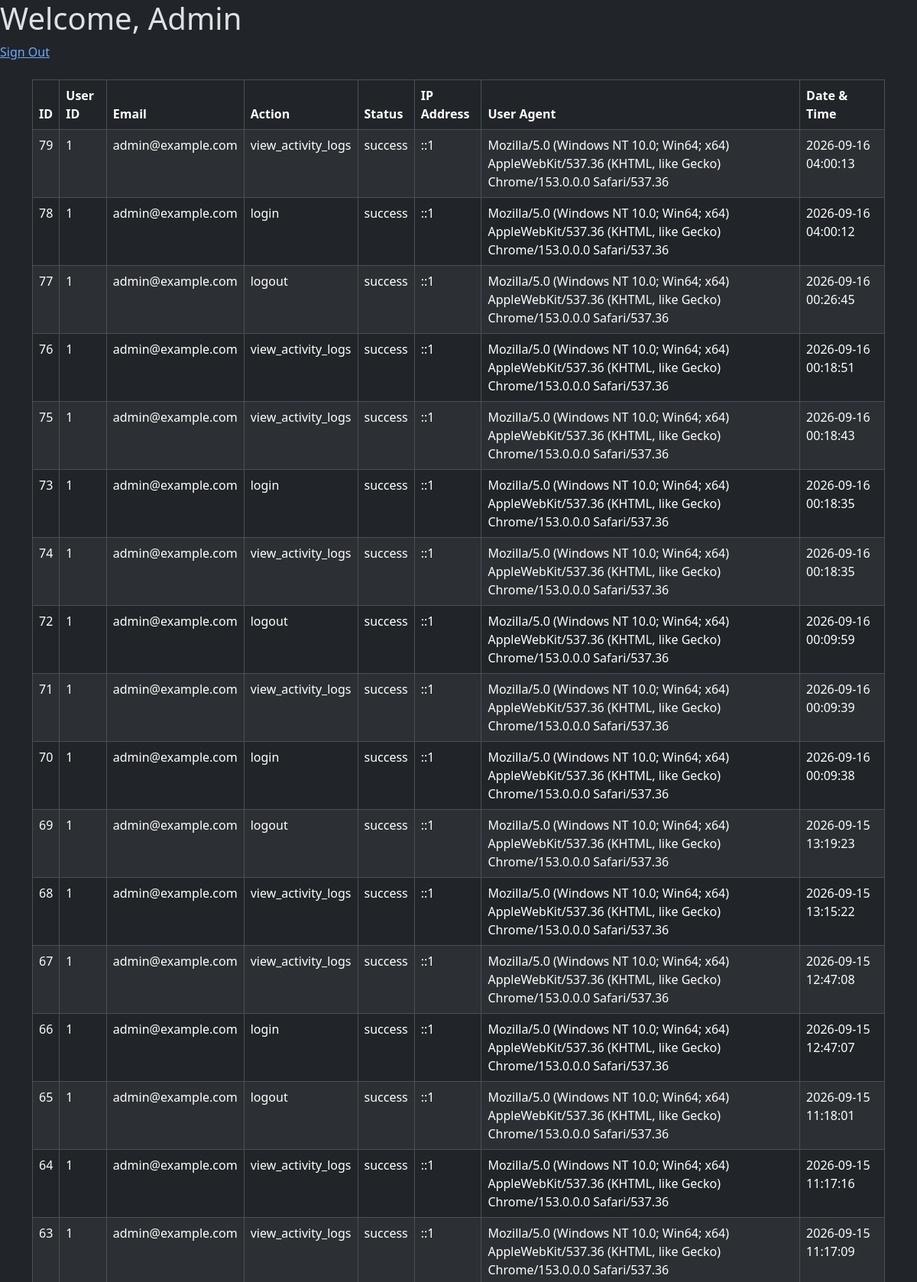
Page /app/admin/index.php (signed in, upper part) on the committed database.
### tables this page shows
CREATE TABLE `activity_logs` (
  `activity_log_id` int(11) NOT NULL AUTO_INCREMENT,
  `user_id` varchar(50) DEFAULT NULL,
  `user_email` varchar(50) DEFAULT NULL,
  `activity_log_action` varchar(50) NOT NULL,
  `activity_log_status` enum('success','failed') DEFAULT 'success',
  `activity_log_ip_address` varchar(45) DEFAULT NULL,
  `activity_log_user_agent` varchar(255) DEFAULT NULL,
  `activity_log_created_at` timestamp NOT NULL DEFAULT current_timestamp(),
  PRIMARY KEY (`activity_log_id`)
);

### app/admin/index.php (the view, shortened to what this page needs)
<?php
require '../../config/config.php';
 $stmt = $pdo->query("
    SELECT *
    FROM activity_logs
    ORDER BY activity_log_created_at DESC
 ");
 $activities = $stmt->fetchALL(PDO::FETCH_ASSOC);
?>
<!DOCTYPE html>
    <html lang="en" data-bs-theme="dark">
<head>
    <link rel="stylesheet" href="https://cdn.jsdelivr.net/npm/bootstrap@5.3.8/dist/css/bootstrap.min.css">
</head>
<body>
<h1>Welcome, Admin</h1>
<a href="../../auth/signout.php">Sign Out</a>
    <div class="container mt-4">
    <div class="d-flex justify-content-between align-items-center mb-4">
    <div class="table-responsive">
        <table class="table table-striped table-bordered">
       <thead>
    <tr>
        <th>ID</th>
        <th>User ID</th>
        <th>Email</th>
        <th>Action</th>
        <th>Status</th>
        <th>IP Address</th>
        <th>User Agent</th>
        <th>Date & Time</th>
    </tr>
</thead>
<?php foreach ($activities as $activity): ?>
    <tr>
        <td> <?= htmlspecialchars( $activity['activity_log_id']) ?></td>
             <td> <?= htmlspecialchars( $activity['user_id']) ?></td>
                  <td> <?= htmlspecialchars( $activity['user_email']) ?></td>
                       <td> <?= htmlspecialchars( $activity['activity_log_action']) ?></td>
                            <td> <?= htmlspecialchars( $activity['activity_log_status']) ?></td>
                                 <td> <?= htmlspecialchars( $activity['activity_log_ip_address']) ?></td>
                                      <td> <?= htmlspecialchars( $activity['activity_log_user_agent']) ?></td>
                                           <td> <?= htmlspecialchars( $activity['activity_log_created_at']) ?></td>
    </tr>
<?php endforeach; ?>
    </table>
</body>
</html>

### rows in the picture
activity_logs: activity_log_id "79", user "1", user_email "admin@example.com", activity_log_action "view_activity_logs", activity_log_status "success", activity_log_ip_address "::1", activity_log_user_agent "Mozilla/5.0 (Windows NT 10.0; Win64; x64) AppleWebKit/537.36 (KHTML, like Gecko) Chrome/153.0.0.0 Safari/537.36", activity_log_created_at "2026-09-16 04:00:13"
activity_logs: activity_log_id "78", user "1", user_email "admin@example.com", activity_log_action "login", activity_log_status "success", activity_log_ip_address "::1", activity_log_user_agent "Mozilla/5.0 (Windows NT 10.0; Win64; x64) AppleWebKit/537.36 (KHTML, like Gecko) Chrome/153.0.0.0 Safari/537.36", activity_log_created_at "2026-09-16 04:00:12"
activity_logs: activity_log_id "77", user "1", user_email "admin@example.com", activity_log_action "logout", activity_log_status "success", activity_log_ip_address "::1", activity_log_user_agent "Mozilla/5.0 (Windows NT 10.0; Win64; x64) AppleWebKit/537.36 (KHTML, like Gecko) Chrome/153.0.0.0 Safari/537.36", activity_log_created_at "2026-09-16 00:26:45"
activity_logs: activity_log_id "76", user "1", user_email "admin@example.com", activity_log_action "view_activity_logs", activity_log_status "success", activity_log_ip_address "::1", activity_log_user_agent "Mozilla/5.0 (Windows NT 10.0; Win64; x64) AppleWebKit/537.36 (KHTML, like Gecko) Chrome/153.0.0.0 Safari/537.36", activity_log_created_at "2026-09-16 00:18:51"
activity_logs: activity_log_id "75", user "1", user_email "admin@example.com", activity_log_action "view_activity_logs", activity_log_status "success", activity_log_ip_address "::1", activity_log_user_agent "Mozilla/5.0 (Windows NT 10.0; Win64; x64) AppleWebKit/537.36 (KHTML, like Gecko) Chrome/153.0.0.0 Safari/537.36", activity_log_created_at "2026-09-16 00:18:43"
activity_logs: activity_log_id "73", user "1", user_email "admin@example.com", activity_log_action "login", activity_log_status "success", activity_log_ip_address "::1", activity_log_user_agent "Mozilla/5.0 (Windows NT 10.0; Win64; x64) AppleWebKit/537.36 (KHTML, like Gecko) Chrome/153.0.0.0 Safari/537.36", activity_log_created_at "2026-09-16 00:18:35"
activity_logs: activity_log_id "74", user "1", user_email "admin@example.com", activity_log_action "view_activity_logs", activity_log_status "success", activity_log_ip_address "::1", activity_log_user_agent "Mozilla/5.0 (Windows NT 10.0; Win64; x64) AppleWebKit/537.36 (KHTML, like Gecko) Chrome/153.0.0.0 Safari/537.36", activity_log_created_at "2026-09-16 00:18:35"
activity_logs: activity_log_id "72", user "1", user_email "admin@example.com", activity_log_action "logout", activity_log_status "success", activity_log_ip_address "::1", activity_log_user_agent "Mozilla/5.0 (Windows NT 10.0; Win64; x64) AppleWebKit/537.36 (KHTML, like Gecko) Chrome/153.0.0.0 Safari/537.36", activity_log_created_at "2026-09-16 00:09:59"
activity_logs: activity_log_id "71", user "1", user_email "admin@example.com", activity_log_action "view_activity_logs", activity_log_status "success", activity_log_ip_address "::1", activity_log_user_agent "Mozilla/5.0 (Windows NT 10.0; Win64; x64) AppleWebKit/537.36 (KHTML, like Gecko) Chrome/153.0.0.0 Safari/537.36", activity_log_created_at "2026-09-16 00:09:39"
activity_logs: activity_log_id "70", user "1", user_email "admin@example.com", activity_log_action "login", activity_log_status "success", activity_log_ip_address "::1", activity_log_user_agent "Mozilla/5.0 (Windows NT 10.0; Win64; x64) AppleWebKit/537.36 (KHTML, like Gecko) Chrome/153.0.0.0 Safari/537.36", activity_log_created_at "2026-09-16 00:09:38"
activity_logs: activity_log_id "69", user "1", user_email "admin@example.com", activity_log_action "logout", activity_log_status "success", activity_log_ip_address "::1", activity_log_user_agent "Mozilla/5.0 (Windows NT 10.0; Win64; x64) AppleWebKit/537.36 (KHTML, like Gecko) Chrome/153.0.0.0 Safari/537.36", activity_log_created_at "2026-09-15 13:19:23"
activity_logs: activity_log_id "68", user "1", user_email "admin@example.com", activity_log_action "view_activity_logs", activity_log_status "success", activity_log_ip_address "::1", activity_log_user_agent "Mozilla/5.0 (Windows NT 10.0; Win64; x64) AppleWebKit/537.36 (KHTML, like Gecko) Chrome/153.0.0.0 Safari/537.36", activity_log_created_at "2026-09-15 13:15:22"
activity_logs: activity_log_id "67", user "1", user_email "admin@example.com", activity_log_action "view_activity_logs", activity_log_status "success", activity_log_ip_address "::1", activity_log_user_agent "Mozilla/5.0 (Windows NT 10.0; Win64; x64) AppleWebKit/537.36 (KHTML, like Gecko) Chrome/153.0.0.0 Safari/537.36", activity_log_created_at "2026-09-15 12:47:08"
activity_logs: activity_log_id "66", user "1", user_email "admin@example.com", activity_log_action "login", activity_log_status "success", activity_log_ip_address "::1", activity_log_user_agent "Mozilla/5.0 (Windows NT 10.0; Win64; x64) AppleWebKit/537.36 (KHTML, like Gecko) Chrome/153.0.0.0 Safari/537.36", activity_log_created_at "2026-09-15 12:47:07"
activity_logs: activity_log_id "65", user "1", user_email "admin@example.com", activity_log_action "logout", activity_log_status "success", activity_log_ip_address "::1", activity_log_user_agent "Mozilla/5.0 (Windows NT 10.0; Win64; x64) AppleWebKit/537.36 (KHTML, like Gecko) Chrome/153.0.0.0 Safari/537.36", activity_log_created_at "2026-09-15 11:18:01"
activity_logs: activity_log_id "64", user "1", user_email "admin@example.com", activity_log_action "view_activity_logs", activity_log_status "success", activity_log_ip_address "::1", activity_log_user_agent "Mozilla/5.0 (Windows NT 10.0; Win64; x64) AppleWebKit/537.36 (KHTML, like Gecko) Chrome/153.0.0.0 Safari/537.36", activity_log_created_at "2026-09-15 11:17:16"
activity_logs: activity_log_id "63", user "1", user_email "admin@example.com", activity_log_action "view_activity_logs", activity_log_status "success", activity_log_ip_address "::1", activity_log_user_agent "Mozilla/5.0 (Windows NT 10.0; Win64; x64) AppleWebKit/537.36 (KHTML, like Gecko) Chrome/153.0.0.0 Safari/537.36", activity_log_created_at "2026-09-15 11:17:09"
